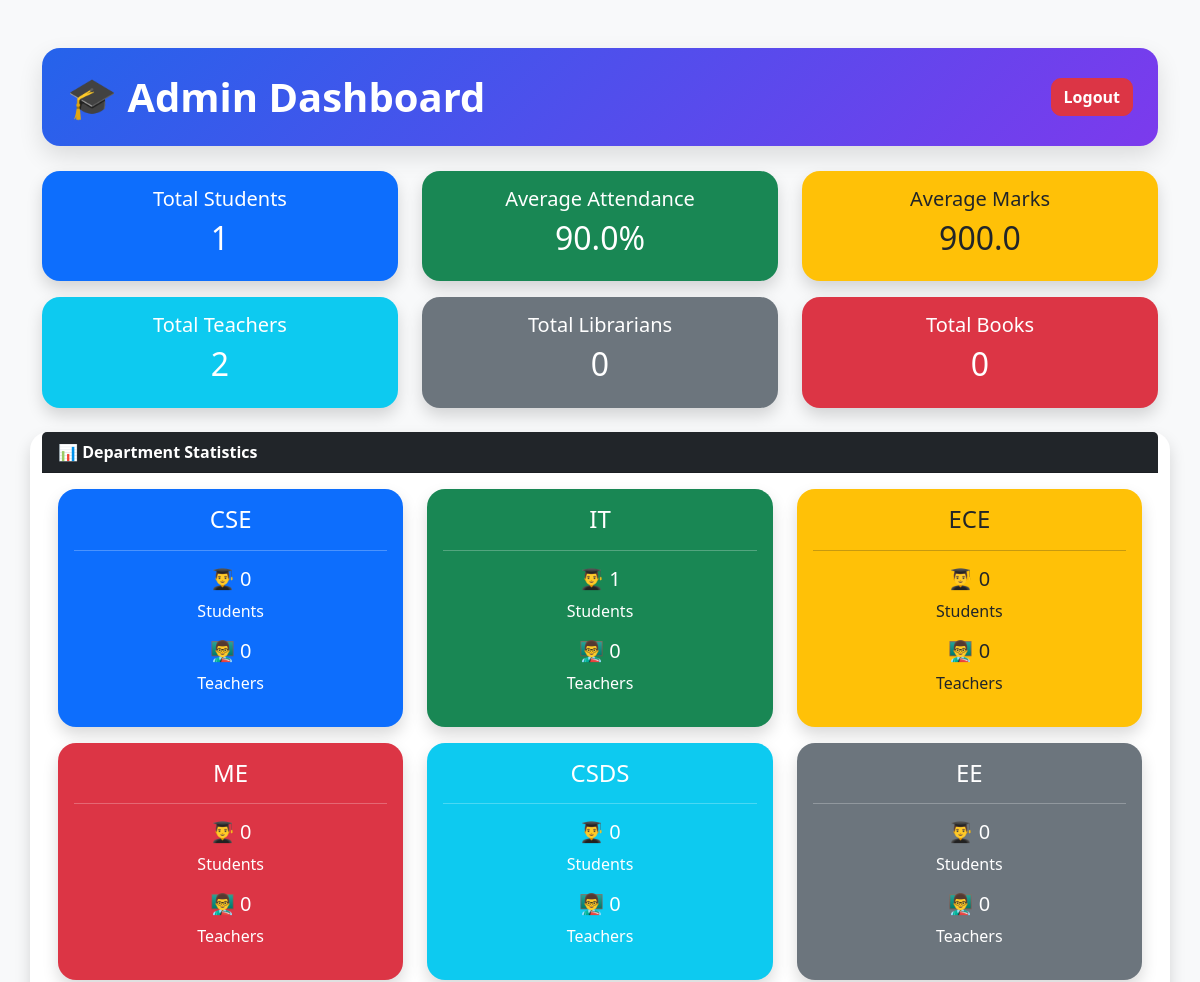
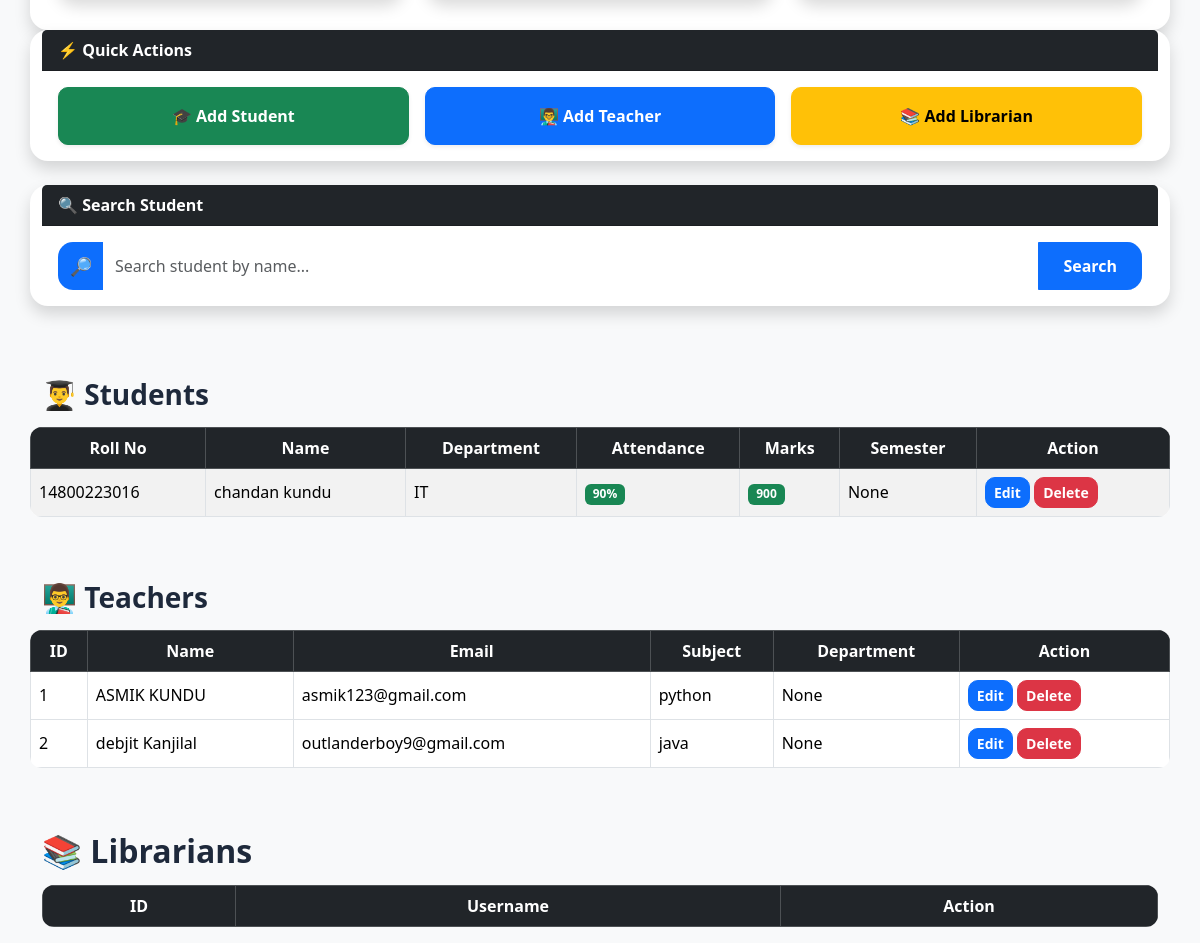
Page /admin (signed in) on the committed database (2 pictures, top to bottom).
### models.py (models this page shows)
class Student(db.Model):
    id = db.Column(db.Integer, primary_key=True)
    roll_number = db.Column(db.String(50), unique=True)
    name = db.Column(db.String(100))
    email = db.Column(db.String(100))
    department = db.Column(db.String(100))
    password = db.Column(db.String(100))
    attendance = db.Column(db.Integer, default=0)
    marks = db.Column(db.Integer, default=0)
    semester = db.Column(db.String(50))
    photo = db.Column(db.String(200))
    signature = db.Column(db.String(200))

class Teacher(db.Model):
    id = db.Column(db.Integer, primary_key=True)
    name = db.Column(db.String(100), nullable=False)
    email = db.Column(db.String(100), unique=True, nullable=False)
    department = db.Column(db.String(100))
    subject = db.Column(db.String(100))
    password = db.Column(db.String(100), nullable=False)

### app.py (the view)
@app.route("/admin")
def admin():
    if "admin" not in session:
        return redirect("/admin_login")
    search = request.args.get("search")
    teachers = Teacher.query.all()
    librarians = Librarian.query.all()
    if search:
        students = Student.query.filter(
            Student.name.contains(search)
        ).all()
    else:
        students = Student.query.all()
    total_students = len(students)
    total_teachers = Teacher.query.count()
    total_librarians = Librarian.query.count()
    total_books = Book.query.count()
    cse_students = Student.query.filter_by(
        department="CSE"
    ).count()
    it_students = Student.query.filter_by(
        department="IT"
    ).count()
    ece_students = Student.query.filter_by(
        department="ECE"
    ).count()
    me_students = Student.query.filter_by(
        department="ME"
    ).count()
    csds_students = Student.query.filter_by(
        department="CSDS"
    ).count()
    ee_students = Student.query.filter_by(
        department="EE"
    ).count()
    cse_teachers = Teacher.query.filter_by(
        subject="CSE"
    ).count()
    it_teachers = Teacher.query.filter_by(
        subject="IT"
    ).count()
    ece_teachers = Teacher.query.filter_by(
        subject="ECE"
    ).count()
    me_teachers = Teacher.query.filter_by(
        subject="ME"
    ).count()
    csds_teachers = Teacher.query.filter_by(
        subject="CSDS"
    ).count()
    ee_teachers = Teacher.query.filter_by(
        subject="EE"
    ).count()
    if total_students > 0:
        avg_attendance = sum(
            s.attendance for s in students
        ) / total_students
        avg_marks = sum(
            s.marks for s in students
        ) / total_students
    else:
        avg_attendance = 0
        avg_marks = 0
    return render_template(
        "admin_dashboard.html",
        students=students,
        teachers=teachers,
        librarians=librarians,
        total_students=total_students,
        total_teachers=total_teachers,
        total_librarians=total_librarians,
        total_books=total_books,
        avg_attendance=round(avg_attendance, 1),
        avg_marks=round(avg_marks, 1),
        cse_students=cse_students,
        it_students=it_students,
        ece_students=ece_students,
        me_students=me_students,
        csds_students=csds_students,
        ee_students=ee_students,
        cse_teachers=cse_teachers,
        it_teachers=it_teachers,
        ece_teachers=ece_teachers,
        me_teachers=me_teachers,
        csds_teachers=csds_teachers,
        ee_teachers=ee_teachers
    )

### templates/admin_dashboard.html (shortened to what this page needs)
<!DOCTYPE html>
<html>
<head>
    <link href="https://cdn.jsdelivr.net/npm/bootstrap@5.3.3/dist/css/bootstrap.min.css" rel="stylesheet">
</head>
<body class="bg-light">
<div class="container mt-5">
<div class="admin-header d-flex justify-content-between align-items-center">
    <h1>🎓 Admin Dashboard</h1>
    <a href="/admin_logout"
       class="btn btn-danger">
       Logout
    </a>
</div>
    <div class="row mb-4">
    <div class="col-md-4">
        <div class="card bg-primary text-white shadow">
            <div class="card-body text-center">
                <h5>Total Students</h5>
                <h2>{{ total_students }}</h2>
            </div>
        </div>
    </div>
    <div class="col-md-4">
        <div class="card bg-success text-white shadow">
            <div class="card-body text-center">
                <h5>Average Attendance</h5>
                <h2>{{ avg_attendance }}%</h2>
            </div>
        </div>
    </div>
    <div class="col-md-4">
        <div class="card bg-warning text-dark shadow">
            <div class="card-body text-center">
                <h5>Average Marks</h5>
                <h2>{{ avg_marks }}</h2>
            </div>
        </div>
    </div>
    <div class="col-md-4 mt-3">
    <div class="card bg-info text-white shadow">
        <div class="card-body text-center">
            <h5>Total Teachers</h5>
            <h2>{{ total_teachers }}</h2>
        </div>
    </div>
</div>
      <div class="col-md-4 mt-3">
    <div class="card bg-secondary text-white shadow">
        <div class="card-body text-center">
            <h5>Total Librarians</h5>
            <h2>{{ total_librarians }}</h2>
        </div>
    </div>
</div>
<div class="col-md-4 mt-3">
    <div class="card bg-danger text-white shadow">
        <div class="card-body text-center">
            <h5>Total Books</h5>
            <h2>{{ total_books }}</h2>
        </div>
    </div>
</div>
<div class="card shadow mt-4">
    <div class="card-header bg-dark text-white">
        📊 Department Statistics
    </div>
    <div class="card-body">
        <div class="row">
            <div class="col-md-4 mb-3">
                <div class="card bg-primary text-white shadow">
                    <div class="card-body text-center">
                        <h4>CSE</h4>
                        <hr>
                        <h5>👨‍🎓 {{ cse_students }}</h5>
                        <p>Students</p>
                        <h5>👨‍🏫 {{ cse_teachers }}</h5>
                        <p>Teachers</p>
                    </div>
                </div>
            </div>
            <div class="col-md-4 mb-3">
                <div class="card bg-success text-white shadow">
                    <div class="card-body text-center">
                        <h4>IT</h4>
                        <hr>
                        <h5>👨‍🎓 {{ it_students }}</h5>
                        <p>Students</p>
                        <h5>👨‍🏫 {{ it_teachers }}</h5>
                        <p>Teachers</p>
                    </div>
                </div>
            </div>
            <div class="col-md-4 mb-3">
                <div class="card bg-warning shadow">
                    <div class="card-body text-center">
                        <h4>ECE</h4>
                        <hr>
                        <h5>👨‍🎓 {{ ece_students }}</h5>
                        <p>Students</p>
                        <h5>👨‍🏫 {{ ece_teachers }}</h5>
                        <p>Teachers</p>
                    </div>
                </div>
            </div>
            <div class="col-md-4 mb-3">
                <div class="card bg-danger text-white shadow">
                    <div class="card-body text-center">
                        <h4>ME</h4>
                        <hr>
                        <h5>👨‍🎓 {{ me_students }}</h5>
                        <p>Students</p>
                        <h5>👨‍🏫 {{ me_teachers }}</h5>
                        <p>Teachers</p>
                    </div>
                </div>
            </div>
            <div class="col-md-4 mb-3">
                <div class="card bg-info text-white shadow">
                    <div class="card-body text-center">
                        <h4>CSDS</h4>
                        <hr>
                        <h5>👨‍🎓 {{ csds_students }}</h5>
                        <p>Students</p>
                        <h5>👨‍🏫 {{ csds_teachers }}</h5>
                        <p>Teachers</p>
                    </div>
                </div>
            </div>
            <div class="col-md-4 mb-3">
                <div class="card bg-secondary text-white shadow">
                    <div class="card-body text-center">
                        <h4>EE</h4>
                        <hr>
                        <h5>👨‍🎓 {{ ee_students }}</h5>
                        <p>Students</p>
                        <h5>👨‍🏫 {{ ee_teachers }}</h5>
                        <p>Teachers</p>
                    </div>
                </div>
            </div>
        </div>
    </div>
</div>
<div class="card shadow border-0 mb-4">
    <div class="card-header bg-dark text-white">
        ⚡ Quick Actions
    </div>
    <div class="card-body">
        <div class="row g-3">
            <div class="col-md-4">
                <a href="/register"
                   class="btn btn-success w-100 py-3 fw-bold shadow-sm">
                   🎓 Add Student
                </a>
            </div>
            <div class="col-md-4">
                <a href="/add_teacher"
                   class="btn btn-primary w-100 py-3 fw-bold shadow-sm">
                   👨‍🏫 Add Teacher
                </a>
            </div>
            <div class="col-md-4">
                <a href="/add_librarian"
                   class="btn btn-warning w-100 py-3 fw-bold shadow-sm">
                   📚 Add Librarian
                </a>
            </div>
        </div>
    </div>
</div>
<div class="card shadow border-0 mb-4">
    <div class="card-header bg-dark text-white">
        🔍 Search Student
    </div>
    <div class="card-body">
        <form method="GET" action="/admin">
            <div class="input-group">
                <span class="input-group-text bg-primary text-white border-0">
                    🔎
                </span>
                <input
                    type="text"
                    name="search"
                    class="form-control border-0 shadow-none"
                    placeholder="Search student by name..."
                >
                <button
                    type="submit"
                    class="btn btn-primary px-4">
                    Search
                </button>
            </div>
        </form>
    </div>
</div>
        <h3 class="section-title mt-5">👨‍🎓 Students</h3>
    <table class="table table-bordered table-striped">
        <thead class="table-dark">
            <tr>
                <th>Roll No</th>
                <th>Name</th>
                <th>Department</th>
                <th>Attendance</th>
                <th>Marks</th>
                <th>Semester</th>
                <th>Action</th>
            </tr>
        </thead>
        <tbody>
            {% for student in students %}
            <tr>
                <td>{{ student.roll_number }}</td>
                <td>{{ student.name }}</td>
                <td>{{ student.department }}</td>
 <td>
{% if student.attendance >= 75 %}
<span class="badge bg-success">
    {{ student.attendance }}%
</span>
{% elif student.attendance >= 50 %}
<span class="badge bg-warning text-dark">
    {{ student.attendance }}%
</span>
{% else %}
<span class="badge bg-danger">
    {{ student.attendance }}%
</span>
{% endif %}
</td>
                <td>
{% if student.marks >= 800 %}
<span class="badge bg-success">
    {{ student.marks }}
</span>
{% elif student.marks >= 500 %}
<span class="badge bg-warning text-dark">
    {{ student.marks }}
</span>
{% else %}
<span class="badge bg-danger">
    {{ student.marks }}
</span>
{% endif %}
</td>
                <td>{{ student.semester }}</td>
  <td>
    <a href="/edit_student/{{ student.id }}"
       class="btn btn-primary btn-sm">
       Edit
    </a>
   <a href="/delete_student/{{ student.id }}"
   class="btn btn-danger btn-sm"
   onclick="return confirm('Delete this student?')">
   Delete
</a>
</td>
            </tr>
            {% endfor %}
        </tbody>
    </table>
    <h3 class="section-title mt-5">👨‍🏫 Teachers</h3>
<table class="table table-bordered">
    <thead class="table-dark">
        <tr>
            <th>ID</th>
            <th>Name</th>
            <th>Email</th>
            <th>Subject</th>
            <th>Department</th>
            <th>Action</th>
        </tr>
    </thead>
    <tbody>
        {% for teacher in teachers %}
        <tr>
            <td>{{ teacher.id }}</td>
            <td>{{ teacher.name }}</td>
            <td>{{ teacher.email }}</td>
            <td>{{ teacher.subject }}</td>
            <td>{{ teacher.department }}</td>
            <td>
    <a href="/edit_teacher/{{ teacher.id }}"
       class="btn btn-primary btn-sm">
       Edit
    </a>
   <a href="/delete_teacher/{{ teacher.id }}"
   class="btn btn-danger btn-sm"
   onclick="return confirm('Delete this teacher?')">
   Delete
</a>
</td>
        </tr>
        {% endfor %}
    </tbody>
</table>
</div>
<h2 class="section-title mt-5">📚 Librarians</h2>
<table class="table table-bordered">
    <thead class="table-dark">
        <tr>
            <th>ID</th>
            <th>Username</th>
            <th>Action</th>
        </tr>
    </thead>
</table>
</body>
</html>

### templates/admin_dashboard.html (style rules this page uses)
body { background:#f3f6fb; }
.btn { border-radius:10px; font-weight:600; }
.table { background:white; border-radius:12px; overflow:hidden; }
.table th { text-align:center; vertical-align:middle; }
.table td { vertical-align:middle; }
.card { border:none; border-radius:18px; }
.card-header { font-weight:600; }
.section-title { font-weight:700; color:#1e293b; margin-bottom:15px; }
.admin-header { background:linear-gradient(135deg,#2563eb,#7c3aed); color:white; padding:25px; border-radius:18px; margin-bottom:25px; box-shadow:0 10px 25px rgba(0,0,0,0.12); }
.admin-header h1 { margin:0; font-weight:700; }
.input-group { border-radius:15px; overflow:hidden; }
.input-group .form-control { padding:12px; font-size:16px; }
.input-group-text { font-size:18px; }
.btn { transition:0.3s; }

### rows in the picture
Student: roll_number "14800223016", name "chandan kundu", department "IT", attendance "90", marks "900", semester "None"
Teacher: id "1", name "ASMIK KUNDU", email "asmik123@gmail.com", subject "python", department "None"
Teacher: id "2", name "debjit Kanjilal", email "outlanderboy9@gmail.com", subject "java", department "None"

### other values in the picture
{{ total_students }} "1"
{{ avg_attendance }} "90.0"
{{ avg_marks }} "900.0"
{{ total_teachers }} "2"
{{ total_librarians }} "0"
{{ total_books }} "0"
{{ cse_students }} "0"
{{ cse_teachers }} "0"
{{ it_students }} "1"
{{ it_teachers }} "0"
{{ ece_students }} "0"
{{ ece_teachers }} "0"
{{ me_students }} "0"
{{ me_teachers }} "0"
{{ csds_students }} "0"
